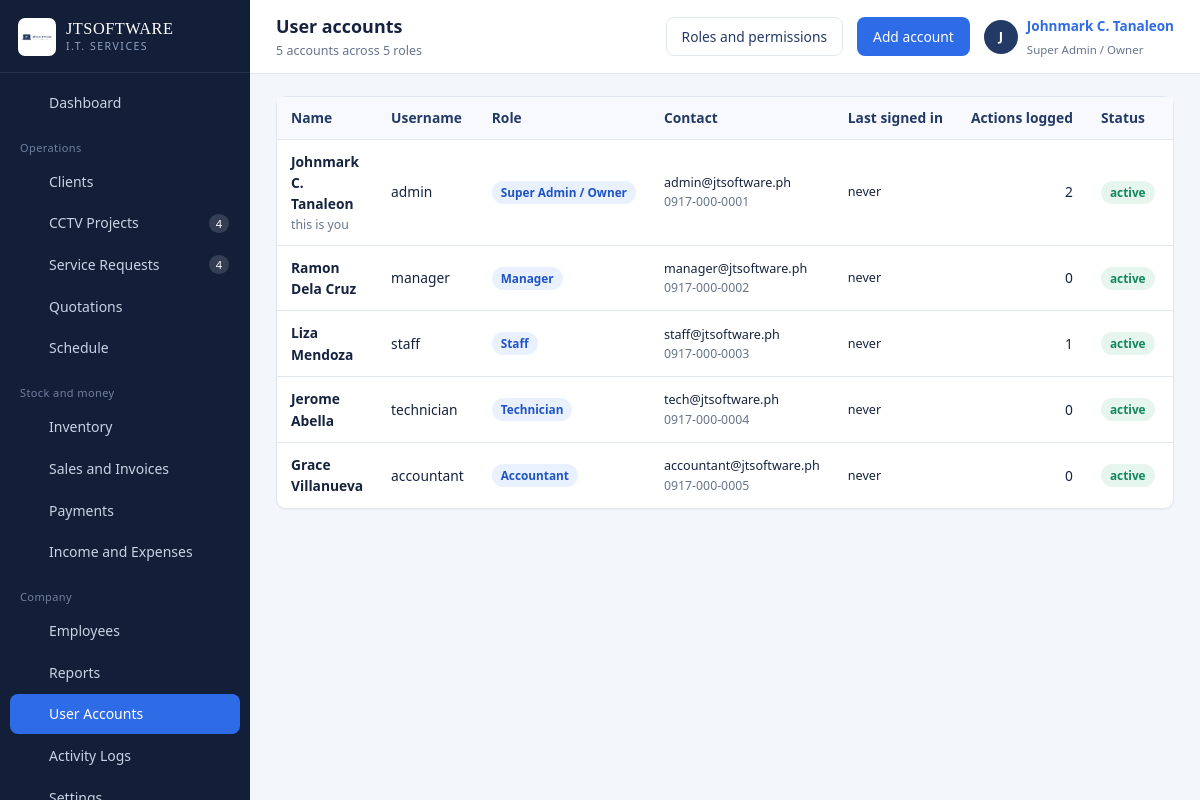
/users.php (signed in), run on the app's committed database.
### tables this page shows
CREATE TABLE users (
  id            INT AUTO_INCREMENT PRIMARY KEY,
  role_id       INT NOT NULL,
  full_name     VARCHAR(120) NOT NULL,
  username      VARCHAR(60)  NOT NULL UNIQUE,
  email         VARCHAR(120) DEFAULT NULL,
  phone         VARCHAR(40)  DEFAULT NULL,
  password_hash VARCHAR(255) NOT NULL,
  status        ENUM('active','inactive') NOT NULL DEFAULT 'active',
  last_login    DATETIME DEFAULT NULL,
  created_at    DATETIME NOT NULL DEFAULT CURRENT_TIMESTAMP,
  INDEX idx_users_role (role_id),
  CONSTRAINT fk_users_role FOREIGN KEY (role_id) REFERENCES roles(id)
);

CREATE TABLE roles (
  id          INT AUTO_INCREMENT PRIMARY KEY,
  slug        VARCHAR(40)  NOT NULL UNIQUE,
  name        VARCHAR(80)  NOT NULL,
  description VARCHAR(255) DEFAULT NULL
);

### config/database.php (called while the page is built, shortened)
<?php
function db(): PDO
{
    static $pdo = null;
    if ($pdo === null) {
        $dsn = 'mysql:host=' . DB_HOST . ';port=' . DB_PORT . ';dbname=' . DB_NAME . ';charset=utf8mb4';
        try {
            $pdo = new PDO($dsn, DB_USER, DB_PASS, [
                PDO::ATTR_ERRMODE            => PDO::ERRMODE_EXCEPTION,
                PDO::ATTR_DEFAULT_FETCH_MODE => PDO::FETCH_ASSOC,
                PDO::ATTR_EMULATE_PREPARES   => false,
            ]);
        } catch (PDOException $e) {
            http_response_code(500);
            echo '<div style="font:15px/1.6 system-ui;max-width:640px;margin:80px auto;padding:28px;'
               . 'border:1px solid #E3E8F0;border-radius:10px">'
               . '<h2 style="margin:0 0 10px;color:#16233F">Cannot reach the database</h2>'
               . '<p style="color:#475569">Start MySQL in the XAMPP control panel, then import '
               . '<code>database/jtsoftware_db.sql</code> through phpMyAdmin.</p>'
               . '<p style="color:#94A3B8;font-size:13px">' . htmlspecialchars($e->getMessage()) . '</p></div>';
            exit;
        }
    }
    return $pdo;
}
function q(string $sql, array $params = []): PDOStatement
{
    $st = db()->prepare($sql);
    $st->execute($params);
    return $st;
}
function all(string $sql, array $params = []): array
{
    return q($sql, $params)->fetchAll();
}
function scalar(string $sql, array $params = [], $default = 0)
{
    $v = q($sql, $params)->fetchColumn();
    return $v === false || $v === null ? $default : $v;
}

### includes/auth.php (called while the page is built, shortened)
<?php
require_once __DIR__ . '/../config/config.php';
function current_user(): ?array
{
    return $_SESSION['user'] ?? null;
}

### users.php (the view, shortened to what this page needs)
<?php
require_once __DIR__ . '/includes/auth.php';
$users = all('SELECT u.*, r.name AS role_name,
        (SELECT COUNT(*) FROM activity_logs l WHERE l.user_id = u.id) AS actions
     FROM users u JOIN roles r ON r.id = u.role_id ORDER BY r.id, u.full_name');
$roles = all('SELECT * FROM roles ORDER BY id');
$pageTitle   = 'User accounts';
$pageSub     = count($users) . ' accounts across ' . count($roles) . ' roles';
$pageActions = '<a class="btn btn-outline" href="' . e(base_url('roles.php')) . '">Roles and permissions</a>'
             . ' <button class="btn" data-modal="userModal">Add account</button>';
include __DIR__ . '/includes/header.php';
?>
<div class="card"><div class="card-body tight">
  <div class="table-wrap"><table class="data">
    <thead><tr><th>Name</th><th>Username</th><th>Role</th><th>Contact</th><th>Last signed in</th>
      <th class="num">Actions logged</th><th>Status</th><th></th></tr></thead>
    <tbody>
    <?php foreach ($users as $u2): ?>
      <tr>
        <td><span class="row-main"><?= e($u2['full_name']) ?></span>
            <?php if ((int)$u2['id'] === (int)current_user()['id']): ?><div class="row-sub">this is you</div><?php endif; ?></td>
        <td><?= e($u2['username']) ?></td>
        <td><span class="badge badge-info"><?= e($u2['role_name']) ?></span></td>
        <td class="small"><?= e($u2['email'] ?: '—') ?><?php if ($u2['phone']): ?><div class="row-sub"><?= e($u2['phone']) ?></div><?php endif; ?></td>
        <td class="small"><?= $u2['last_login'] ? fdatetime($u2['last_login']) : 'never' ?></td>
        <td class="num"><?= (int)$u2['actions'] ?></td>
        <td><?= badge($u2['status']) ?></td>
        <td class="actions-cell">
        </td>
      </tr>
    <?php endforeach; ?>
    </tbody>
  </table></div>
</div></div>
<?php include __DIR__ . '/includes/footer.php'; ?>

### includes/header.php (shortened to what this page needs)
<?php
require_once __DIR__ . '/auth.php';
$u          = current_user();
$pageTitle  = $pageTitle  ?? 'Dashboard';
$pageSub    = $pageSub    ?? '';
$pageActions = $pageActions ?? '';
function icon(string $name): string
{
    $p = [
        'dashboard' => '<path d="M3 3h7v8H3zM14 3h7v5h-7zM14 11h7v10h-7zM3 14h7v7H3z"/>',
        'clients'   => '<path d="M16 19v-2a4 4 0 0 0-4-4H6a4 4 0 0 0-4 4v2"/><circle cx="9" cy="7" r="4"/><path d="M22 19v-2a4 4 0 0 0-3-3.87"/><path d="M16 3.13A4 4 0 0 1 16 11"/>',
        'camera'    => '<path d="M3 7h13l5 4v6H3z"/><circle cx="9" cy="12" r="2.5"/><path d="M7 7V5h6v2"/>',
        'wrench'    => '<path d="M14.7 6.3a4 4 0 0 1 5 5l-9 9a2.1 2.1 0 0 1-3-3l9-9"/><path d="M9 3 6 6 3 5l1 3-3 3 4 1"/>',
        'quote'     => '<path d="M14 2H6a2 2 0 0 0-2 2v16a2 2 0 0 0 2 2h12a2 2 0 0 0 2-2V8z"/><path d="M14 2v6h6"/><path d="M8 13h8M8 17h5"/>',
        'calendar'  => '<rect x="3" y="4" width="18" height="17" rx="2"/><path d="M3 10h18M8 2v4M16 2v4"/>',
        'box'       => '<path d="M21 8 12 3 3 8v8l9 5 9-5z"/><path d="m3 8 9 5 9-5M12 13v8"/>',
        'sales'     => '<path d="M3 3v18h18"/><path d="m7 15 4-5 3 3 5-7"/>',
        'cash'      => '<rect x="2" y="6" width="20" height="12" rx="2"/><circle cx="12" cy="12" r="3"/><path d="M6 12h.01M18 12h.01"/>',
        'staff'     => '<path d="M20 21v-2a4 4 0 0 0-4-4H8a4 4 0 0 0-4 4v2"/><circle cx="12" cy="7" r="4"/>',
        'ledger'    => '<path d="M4 4h16v16H4z"/><path d="M8 4v16M12 9h5M12 13h5"/>',
        'report'    => '<path d="M4 20h16"/><rect x="5" y="11" width="3" height="7"/><rect x="10.5" y="7" width="3" height="11"/><rect x="16" y="13" width="3" height="5"/>',
        'users'     => '<circle cx="12" cy="8" r="4"/><path d="M4 21a8 8 0 0 1 16 0"/>',
        'log'       => '<path d="M12 8v5l3 2"/><circle cx="12" cy="12" r="9"/>',
        'gear'      => '<circle cx="12" cy="12" r="3"/><path d="M19.4 15a1.6 1.6 0 0 0 .3 1.8l.1.1a2 2 0 1 1-2.8 2.8l-.1-.1a1.6 1.6 0 0 0-2.7 1.1V21a2 2 0 1 1-4 0v-.2A1.6 1.6 0 0 0 7 19.4a1.6 1.6 0 0 0-1.8.3l-.1.1a2 2 0 1 1-2.8-2.8l.1-.1A1.6 1.6 0 0 0 3 15a2 2 0 1 1 0-4 1.6 1.6 0 0 0 1.1-2.7l-.1-.1a2 2 0 1 1 2.8-2.8l.1.1A1.6 1.6 0 0 0 9 4.6 2 2 0 1 1 13 4.6a1.6 1.6 0 0 0 2.7 1.1l.1-.1a2 2 0 1 1 2.8 2.8l-.1.1A1.6 1.6 0 0 0 19.4 11a2 2 0 1 1 0 4z"/>',
        'portal'    => '<path d="M15 3h4a2 2 0 0 1 2 2v14a2 2 0 0 1-2 2h-4"/><path d="m10 17 5-5-5-5M15 12H3"/>',
        'logout'    => '<path d="M9 21H5a2 2 0 0 1-2-2V5a2 2 0 0 1 2-2h4"/><path d="m16 17 5-5-5-5M21 12H9"/>',
        'menu'      => '<path d="M3 6h18M3 12h18M3 18h18"/>',
    ];
    $body = $p[$name] ?? $p['dashboard'];
    return '<svg class="nav-ico" viewBox="0 0 24 24" fill="none" stroke="currentColor" stroke-width="1.7" '
         . 'stroke-linecap="round" stroke-linejoin="round" aria-hidden="true">' . $body . '</svg>';
}
function nav_link(string $file, string $label, string $ico, string $perm, array $alsoActive = [], $count = null): void
{
    $cur    = basename($_SERVER['PHP_SELF']);
    $active = ($cur === $file || in_array($cur, $alsoActive, true)) ? ' active' : '';
    echo '<a class="nav-item' . $active . '" href="' . e(base_url($file)) . '">' . icon($ico)
       . '<span>' . e($label) . '</span>'
       . ($count ? '<span class="nav-count">' . (int)$count . '</span>' : '')
       . '</a>';
}
$openProjects = (int)scalar("SELECT COUNT(*) FROM cctv_projects WHERE status IN ('Pending','Approved','Scheduled','Ongoing')");
$openServices = (int)scalar("SELECT COUNT(*) FROM service_requests WHERE status IN ('New','Assigned','In Progress','On Hold')");
?>
<!DOCTYPE html>
<html lang="en">
<head>
<link rel="stylesheet" href="<?= e(base_url('assets/css/app.css')) ?>">
</head>
<body>
<div class="layout">
  <aside class="sidebar" id="sidebar">
    <div class="sidebar-brand">
      <img src="<?= e(base_url('assets/img/logo.jpg')) ?>" alt="JT Software logo">
      <div>
        <div class="wordmark">JTSOFTWARE</div>
        <div class="tagline">I.T. SERVICES</div>
      </div>
    </div>
    <nav class="sidebar-nav">
      <?php nav_link('dashboard.php', 'Dashboard', 'dashboard', 'dashboard.view'); ?>
      <div class="nav-group">Operations</div>
      <?php
      nav_link('projects.php', 'CCTV Projects', 'camera', 'projects.view', ['project_view.php'], $openProjects);
      ?>
      <div class="nav-group">Stock and money</div>
      <div class="nav-group">Company</div>
    </nav>
  </aside>
  <div class="main">
    <header class="topbar">
      <div>
        <div class="page-title"><?= e($pageTitle) ?></div>
        <?php if ($pageSub): ?><div class="page-sub"><?= e($pageSub) ?></div><?php endif; ?>
      </div>
      <div class="topbar-right">
        <?= $pageActions ?>
        <a class="userchip" href="<?= e(base_url('profile.php')) ?>">
          <span class="avatar"><?= e(strtoupper(mb_substr($u['full_name'], 0, 1))) ?></span>
          <span>
            <span class="uname"><?= e($u['full_name']) ?></span><br>
            <span class="urole"><?= e($u['role_name']) ?></span>
          </span>
        </a>
      </div>
    </header>
    <main class="content">

### config/config.php (shortened to what this page needs)
<?php
require_once __DIR__ . '/database.php';
function base_url(string $path = ''): string
{
    static $base = null;
    if ($base === null) {
        $script = str_replace('\\', '/', dirname($_SERVER['SCRIPT_NAME'] ?? '/'));
        $base = rtrim($script, '/');
    }
    return $base . '/' . ltrim($path, '/');
}
function e($value): string
{
    return htmlspecialchars((string)$value, ENT_QUOTES, 'UTF-8');
}
function badge(string $status): string
{
    $map = [
        'Pending' => 'warn', 'New' => 'info', 'Draft' => 'muted', 'Unpaid' => 'danger',
        'Approved' => 'info', 'Sent' => 'info', 'Assigned' => 'info', 'Scheduled' => 'info',
        'Ongoing' => 'accent', 'In Progress' => 'accent', 'Partial' => 'warn', 'On Hold' => 'warn',
        'Completed' => 'ok', 'Paid' => 'ok', 'Converted' => 'ok', 'active' => 'ok', 'Present' => 'ok',
        'Cancelled' => 'muted', 'Rejected' => 'danger', 'Expired' => 'muted', 'inactive' => 'muted',
        'Absent' => 'danger', 'Late' => 'warn', 'Urgent' => 'danger', 'High' => 'warn',
        'Normal' => 'info', 'Low' => 'muted', 'Field Work' => 'accent', 'Leave' => 'muted',
        'Half Day' => 'warn', 'Rescheduled' => 'warn',
    ];
    $class = $map[$status] ?? 'muted';
    return '<span class="badge badge-' . $class . '">' . e($status) . '</span>';
}

### data on the page
users: full_name "J", full_name "Johnmark C. Tanaleon", shows "this is you", username "admin", role.name "Super Admin / Owner", email "admin@jtsoftware.ph", phone "0917-000-0001", shows "never", actions "2", status "active"
roles: name "Super Admin / Owner"
users: full_name "Ramon Dela Cruz", username "manager", role.name "Manager", email "manager@jtsoftware.ph", phone "0917-000-0002", shows "never", actions "0", status "active"
users: full_name "Liza Mendoza", username "staff", role.name "Staff", email "staff@jtsoftware.ph", phone "0917-000-0003", shows "never", actions "1", status "active"
users: full_name "Jerome Abella", username "technician", role.name "Technician", email "tech@jtsoftware.ph", phone "0917-000-0004", shows "never", actions "0", status "active"
users: full_name "Grace Villanueva", username "accountant", role.name "Accountant", email "accountant@jtsoftware.ph", phone "0917-000-0005", shows "never", actions "0", status "active"

### other printed values
$label "Dashboard Clients CCTV Projects Service Requests Quotations Schedule Inventory Sales and Invoices Payments Income and Expenses Employees Reports User Accounts Activity Logs"
$count "4 4"
$pageTitle "User accounts"
$pageSub "5 accounts across 5 roles"
